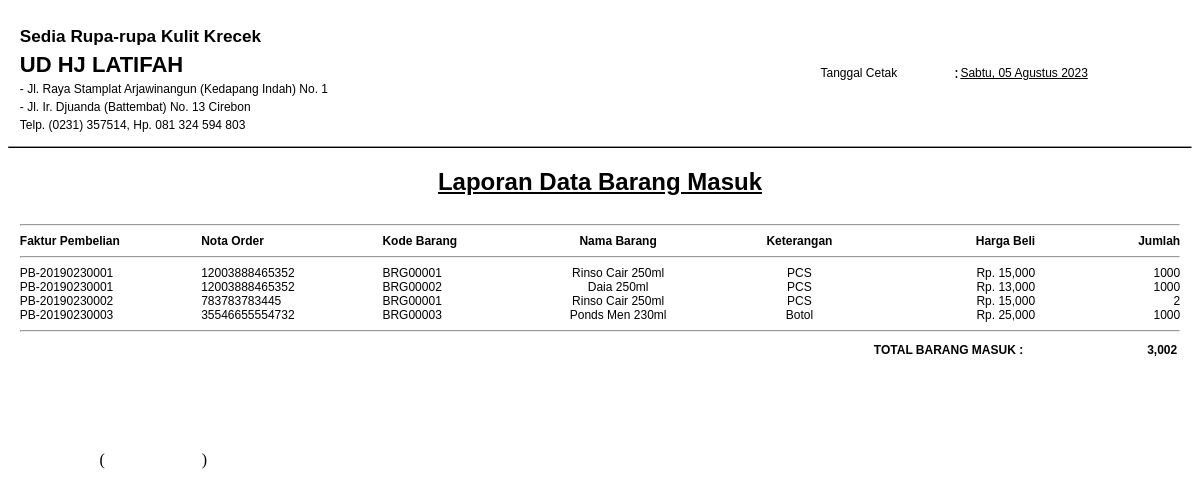
/production/admin/laporan/lapbarangmasuk.php, run on the app's committed database.
### tables this page shows
CREATE TABLE IF NOT EXISTS `d_pembelian` (
`id_pembelian` int(11) NOT NULL,
  `faktur_pembelian` varchar(100) NOT NULL,
  `kode_barang` varchar(8) NOT NULL,
  `harga_beli` double NOT NULL,
  `jumlah` int(11) NOT NULL,
  `total` double DEFAULT NULL,
  `id_pembelian_detail` int(11) NOT NULL
);

CREATE TABLE IF NOT EXISTS `pembelian` (
  `faktur_pembelian` varchar(100) NOT NULL,
  `nota_order` varchar(100) NOT NULL,
  `tanggal_pembelian` date NOT NULL,
  `kode_supplier` varchar(6) NOT NULL,
  `id_user` varchar(10) NOT NULL,
  `tanggal_jatuh_tempo` date NOT NULL,
  `total_muatan` int(11) NOT NULL,
  `total_pembelian` double NOT NULL
);

CREATE TABLE IF NOT EXISTS `barang` (
  `kode_barang` varchar(8) NOT NULL,
  `kategori` varchar(100) NOT NULL,
  `nama_barang` varchar(100) NOT NULL,
  `keterangan` varchar(100) NOT NULL,
  `harga_beli` double NOT NULL,
  `tahun_kadaluarsa` date NOT NULL,
  `keuntungan` double NOT NULL,
  `potongan_harga` double NOT NULL,
  `harga_jual` double NOT NULL,
  `stok` int(11) NOT NULL
);

### production/admin/laporan/lapbarangmasuk.php (the view, shortened to what this page needs)
<?php
	include '../../koneksi.php';
?>
<?php
function tglIndonesia($str){
    $tr   = trim($str);
    $str    = str_replace(array('Sun', 'Mon', 'Tue', 'Wed', 'Thu', 'Fri', 'Sat', 'January', 'February', 'March', 'April', 'May', 'June', 'July', 'August', 'September', 'October', 'November', 'December'), array('Minggu', 'Senin', 'Selasa', 'Rabu', 'Kamis', 'Jum\'at', 'Sabtu', 'Januari', 'Februari', 'Maret', 'April', 'Mei', 'Juni', 'Juli', 'Agustus', 'September', 'Oktober', 'November', 'Desember'), $tr);
    return $str;
  }  ?>
<table width="98%" border="0" align="center" cellpadding="0" cellspacing="0">
	<tr>
		<td colspan="7">
			<div align="center">
				<table width="100%" border="0" cellspacing="0" cellpadding="0">
					<tr>
						<td width="69%" rowspan="3" valign="top" class="style19b">
							<h3 style="margin-bottom: -29px;">Sedia Rupa-rupa Kulit Krecek</h3><br />
							<h2 style="margin-bottom: -12px;">UD HJ LATIFAH</h2><br />
							<div class="style9" style="margin-bottom: -12px;">- Jl. Raya Stamplat Arjawinangun (Kedapang Indah) No. 1</div><br />
							<div class="style9" style="margin-bottom: -12px;">- Jl. Ir. Djuanda (Battembat) No. 13 Cirebon</div><br />
							<div class="style9" style="margin-bottom: -12px;">Telp. (0231) 357514, Hp. 081 324 594 803</div>
						</td><br />
					</tr>
					<tr>
						<td class="style9">Tanggal Cetak</td>
						<td>
							<div align="center">:</div>
						</td>
						<td><span class="style9">
								<u><?php echo tglIndonesia(date('D, d F Y')); ?></u>
							</span></td>
					</tr>
				</table>
			</div>
		</td>
	</tr>
</table>
<hr style="border-bottom: 1px solid #000000;">
<h2>
	<div class="style19b" style="text-align: center; font-size: 18pt;"><u>Laporan Data Barang Masuk</u></div>
</h2>
<table width="98%" border="0" align="center" cellpadding="0" cellspacing="0">
	<tr>
		<td colspan="12">
			<hr />
		</td>
	</tr>
	<tr>
	  <td width="100" class="style6"><div align="left">Faktur Pembelian</div></td>
	  <td width="100" class="style6"><div align="left">Nota Order</div></td>
      <td width="80" class="style6"><div align="left">Kode Barang</div></td>
      <td width="100" class="style6"><div align="center">Nama Barang</div></td>
      <td width="100" class="style6"><div align="center">Keterangan</div></td>
      <td width="80" class="style6"><div align="right">Harga Beli</div></td>
      <td width="80" class="style6"><div align="right">Jumlah</div></td>
	</tr>
	<tr>
		<td colspan="12">
			<hr />
		</td>
	</tr>
	<?php
      	$tampil = mysqli_query($konek, "SELECT * FROM d_pembelian dpem JOIN barang brg ON dpem.kode_barang = brg.kode_barang JOIN pembelian pem ON pem.faktur_pembelian = dpem.faktur_pembelian");
		while ($data1 = mysqli_fetch_assoc($tampil)){
			$jumlah = $data1['jumlah'];
			$total_jumlah = $total_jumlah + $jumlah;
	  ?>
	<tr>
		<td class="style9" align="left"><?php echo $data1['faktur_pembelian'];?></td>
		<td class="style9" align="left"><?php echo $data1['nota_order'];?></td>
		<td class="style9" align="left"><?php echo $data1['kode_barang'];?></td>
		<td class="style9" align="center"><?php echo $data1['nama_barang'];?></td>
		<td class="style9" align="center"><?php echo $data1['keterangan'];?></td>
		<td class="style9" align="right">Rp. <?php echo number_format($data1['harga_beli']);?></td>
		<td class="style9" align="right"><?php echo $data1['jumlah'];?></td>
	</tr>
	<?php }?>
	<tr>
		<td colspan="12">
			<hr />
		</td>
	</tr>
</table>
<table width="98%" align="center">
    <tr>
      <td colspan="6" align="right" class="st_total">TOTAL BARANG MASUK :</td>
      <td width="150" align="right"><div id="total" class="st_total" align="right">
      <?php echo number_format($total_jumlah); ?>
      </div></td>
    </tr>
  </table>
<table width="98%" border="0" align="center">
	<tr>
		<td colspan="3"></td>
		<td colspan="3">&nbsp;</td>
		<td colspan="3">&nbsp;</td>
	</tr>
	<tr>
		<td colspan="3">
		</td>
		<td colspan="3">&nbsp;</td>
		<td colspan="3"></td>
	</tr>
	<tr>
		<td colspan="3">&nbsp;</td>
		<td colspan="3">&nbsp;</td>
		<td colspan="3">&nbsp;</td>
	</tr>
	<tr>
		<td colspan="3">&nbsp;</td>
		<td colspan="3">&nbsp;</td>
		<td colspan="3">&nbsp;</td>
	</tr>
	<tr>
		<td width="82">
			<div align="right">(</div>
		</td>
		<td width="89">
		</td>
		<td width="76">)</td>
	</tr>
</table>

### production/admin/laporan/lapbarangmasuk.php (style rules this page uses)
.st_total { font-size: 9pt; font-weight: bold; font-family: Verdana, Arial, Helvetica, sans-serif; }
.style6 { color: #000000; font-size: 9pt; font-weight: bold; font-family: Arial; }
.style9 { color: #000000; font-size: 9pt; font-weight: normal; font-family: Arial; }
.style19b { color: #000000; font-size: 11pt; font-weight: bold; font-family: Arial; }

### data on the page
d_pembelian: pembelian.faktur_pembelian "PB-20190230001", pembelian.nota_order "12003888465352", kode_barang.kode_barang "BRG00001", kode_barang.nama_barang "Rinso Cair 250ml", kode_barang.keterangan "PCS", kode_barang.harga_beli "15,000", jumlah "1000"
d_pembelian: pembelian.faktur_pembelian "PB-20190230001", pembelian.nota_order "12003888465352", kode_barang.kode_barang "BRG00002", kode_barang.nama_barang "Daia 250ml", kode_barang.keterangan "PCS", kode_barang.harga_beli "13,000", jumlah "1000"
d_pembelian: pembelian.faktur_pembelian "PB-20190230002", pembelian.nota_order "783783783445", kode_barang.kode_barang "BRG00001", kode_barang.nama_barang "Rinso Cair 250ml", kode_barang.keterangan "PCS", kode_barang.harga_beli "15,000", jumlah "2"
d_pembelian: pembelian.faktur_pembelian "PB-20190230003", pembelian.nota_order "35546655554732", kode_barang.kode_barang "BRG00003", kode_barang.nama_barang "Ponds Men 230ml", kode_barang.keterangan "Botol", kode_barang.harga_beli "25,000", jumlah "1000"

### other printed values
$total_jumlah "3,002"
